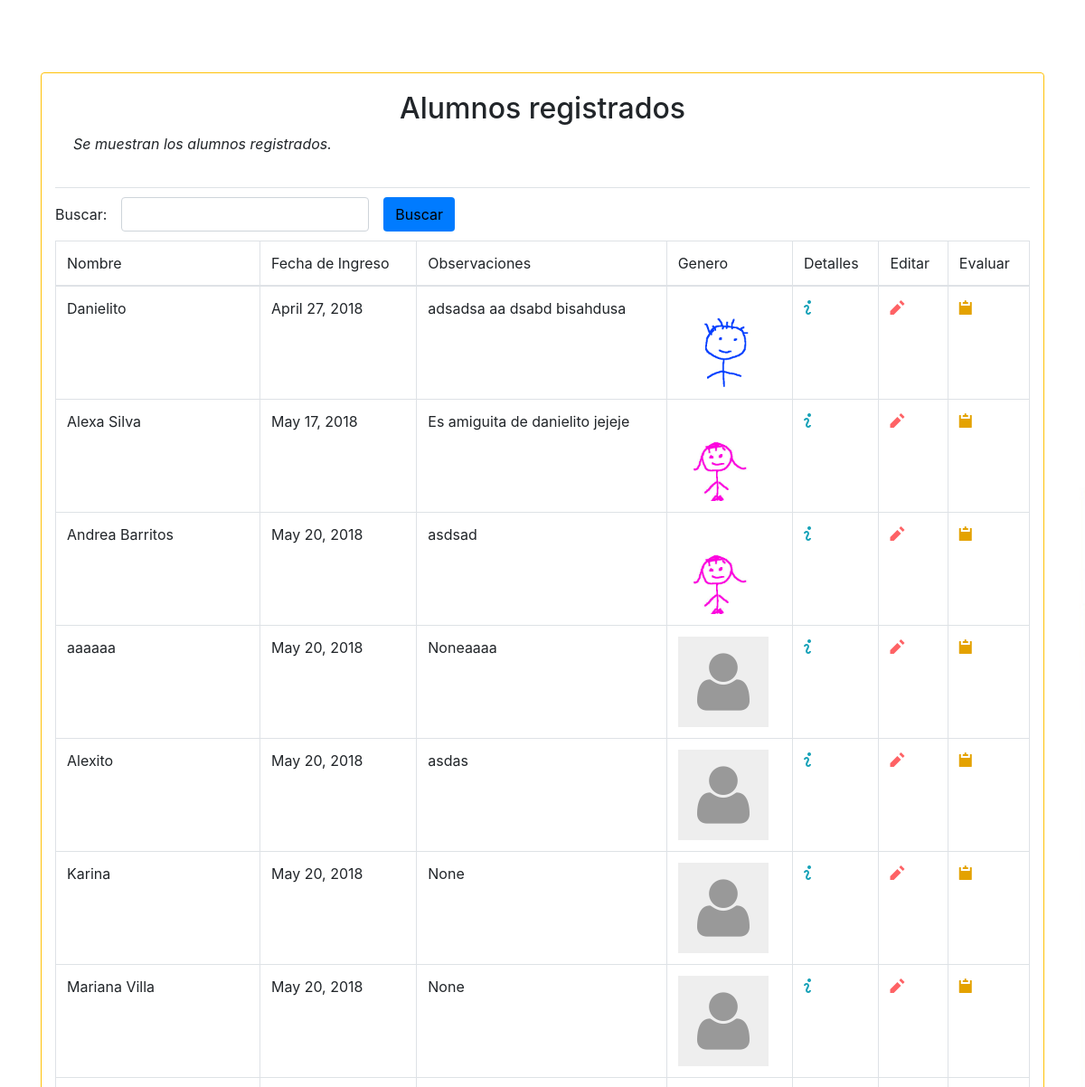
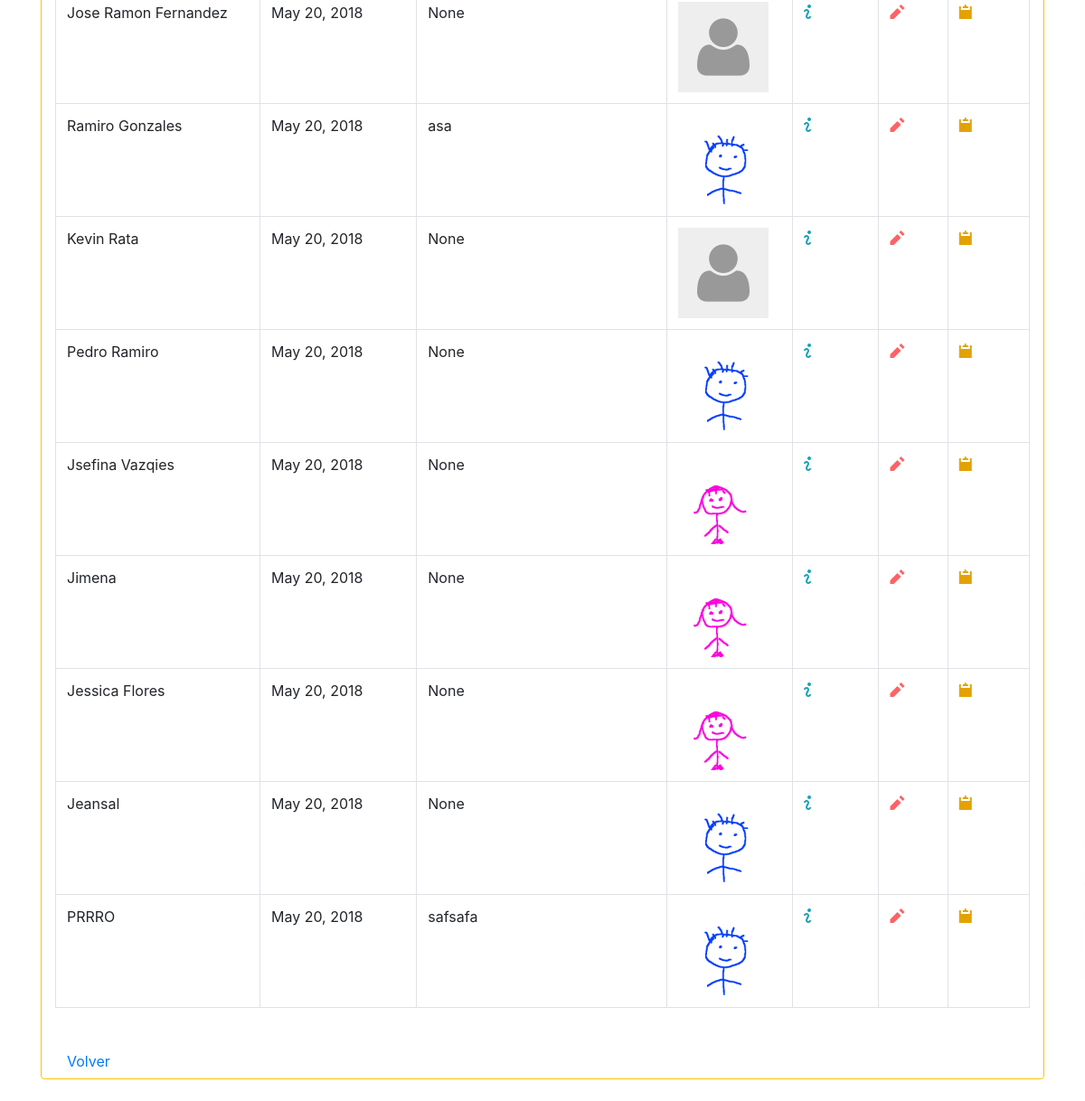
/alumnos/detalles, run on the app's committed database (2 pictures, top to bottom).
### alumnos/models.py (models this page shows, shortened)
class alumnos(models.Model):
    alu_nombre = models.CharField(max_length = 400)
    alu_genero = models.CharField(max_length = 10,default="Masculino")
    alu_tutores = models.ManyToManyField(Tutor)
    alu_vigente = models.BooleanField(default = True)
    alu_fechaIngreso = models.DateField(auto_now_add = True, null=True)
    alu_observaciones = models.CharField(max_length = 2000, null=True)
    alu_foto = models.ImageField(upload_to='media/fotosAlu', null=True, default='media/default/default.jpeg')
    slug = models.SlugField(max_length=24, default=''.join(random.SystemRandom().choice(string.ascii_uppercase + string.digits) for _ in range(24)))

### alumnos/views.py (the view)
# urls.py: url(r'^alumnos/detalles',AlumnoReporte.as_view(),name='alumnos_reporte'),
class AlumnoReporte(ListView):
	template_name = "alumnos/reporte.html"
	model = alumnos

### templates/alumnos/reporte.html (shortened to what this page needs)
{% extends 'base.html' %}
	{% block content%}
<div class="mt-4 mb-4 card border rounded border-warning">
			<div class="container">
                <div class="card-body border-bottom">
<h2 class="form-label text-center">Alumnos registrados</h2>
<p class="form-label text-justify font-italic">Se muestran los alumnos registrados.</p>
    </div>
                <div class="form-inline margenes10">
        <div class="form-group">
            <label class="mr-md-3">Buscar:</label>
            <input type="text" class="mr-md-3 form-control" onkeyup="busquedaEnter(event)" id="inputBusqueda" />
            <button class="btn bg-primary " onclick="Buscar()">Buscar</button>
        </div>
                </div>
		<table class = "table table-bordered" >
			<thead>
				<tr>
					<td>Nombre</td>
					<td>Fecha de Ingreso</td>
					<td>Observaciones</td>
					<td>Genero</td>
                    <td>Detalles</td>
                    <td>Editar</td>
                    <td>Evaluar</td>
				</tr>
			</thead>
			<tbody id="ResultadoTabla">
				{% for p in object_list %}
                <tr>
					<td>{{ p.alu_nombre }}</td>
					<td>{{ p.alu_fechaIngreso }}</td>
					<td>{{ p.alu_observaciones }}</td>
					{% if p.alu_foto %}
						<td>
							<img height="100" width="100" src="{{ p.alu_foto.url }}" data-toggle="modal" title="Ver foto"  class='img-responsive'/>
						</td>
		 			{% endif %}
                    <td onclick="window.location ='/detalles/{{p.slug}}'" title="Mas informacion"><span style="color: #17a2b8;" class="oi oi-info"></span></td>
                    <td onclick="window.location ='/updateAlumno/{{p.slug}}'" title="Actualizar datos"><span style="color: #fe6265;" class="oi oi-pencil"  aria-hidden="true"></span></td>
                    <td onclick="window.location='/evaluar/{{p.slug}}'" title="Evaluar"><span style="color: #e4a200;" class="oi oi-clipboard" aria-hidden="true"> </span></td>
				</tr>
			{% endfor %}
			</tbody>
		</table>
			<br>
			<a href="/" class="btn btn-default">Volver</a>
	</div>
</div>
{% endblock %}

### alumnos/static/css/offcanvas.css (style rules this page uses)
html, body { overflow-x: hidden; }
body { padding-top: 56px; }
.border-bottom { border-bottom: 1px solid #e5e5e5; }

### alumnos/static/css/base.css (style rules this page uses)
.margenes10 { margin-top: 10px; margin-bottom: 10px; }

### data on the page
alumnos: alu_nombre "Danielito", alu_fechaIngreso "April 27, 2018", alu_observaciones "adsadsa aa dsabd bisahdusa", alu_foto (picture)
alumnos: alu_nombre "Alexa Silva", alu_fechaIngreso "May 17, 2018", alu_observaciones "Es amiguita de danielito jejeje", alu_foto (picture)
alumnos: alu_nombre "Andrea Barritos", alu_fechaIngreso "May 20, 2018", alu_observaciones "asdsad", alu_foto (picture)
alumnos: alu_nombre "aaaaaa", alu_fechaIngreso "May 20, 2018", alu_observaciones "Noneaaaa", alu_foto (placeholder picture)
alumnos: alu_nombre "Alexito", alu_fechaIngreso "May 20, 2018", alu_observaciones "asdas", alu_foto (placeholder picture)
alumnos: alu_nombre "Karina", alu_fechaIngreso "May 20, 2018", alu_observaciones "None", alu_foto (placeholder picture)
alumnos: alu_nombre "Mariana Villa", alu_fechaIngreso "May 20, 2018", alu_observaciones "None", alu_foto (placeholder picture)
alumnos: alu_nombre "Jose Ramon Fernandez", alu_fechaIngreso "May 20, 2018", alu_observaciones "None", alu_foto (placeholder picture)
alumnos: alu_nombre "Ramiro Gonzales", alu_fechaIngreso "May 20, 2018", alu_observaciones "asa", alu_foto (picture)
alumnos: alu_nombre "Kevin Rata", alu_fechaIngreso "May 20, 2018", alu_observaciones "None", alu_foto (placeholder picture)
alumnos: alu_nombre "Pedro Ramiro", alu_fechaIngreso "May 20, 2018", alu_observaciones "None", alu_foto (picture)
alumnos: alu_nombre "Jsefina Vazqies", alu_fechaIngreso "May 20, 2018", alu_observaciones "None", alu_foto (picture)
alumnos: alu_nombre "Jimena", alu_fechaIngreso "May 20, 2018", alu_observaciones "None", alu_foto (picture)
alumnos: alu_nombre "Jessica Flores", alu_fechaIngreso "May 20, 2018", alu_observaciones "None", alu_foto (picture)
alumnos: alu_nombre "Jeansal", alu_fechaIngreso "May 20, 2018", alu_observaciones "None", alu_foto (picture)
alumnos: alu_nombre "PRRRO", alu_fechaIngreso "May 20, 2018", alu_observaciones "safsafa", alu_foto (picture)
